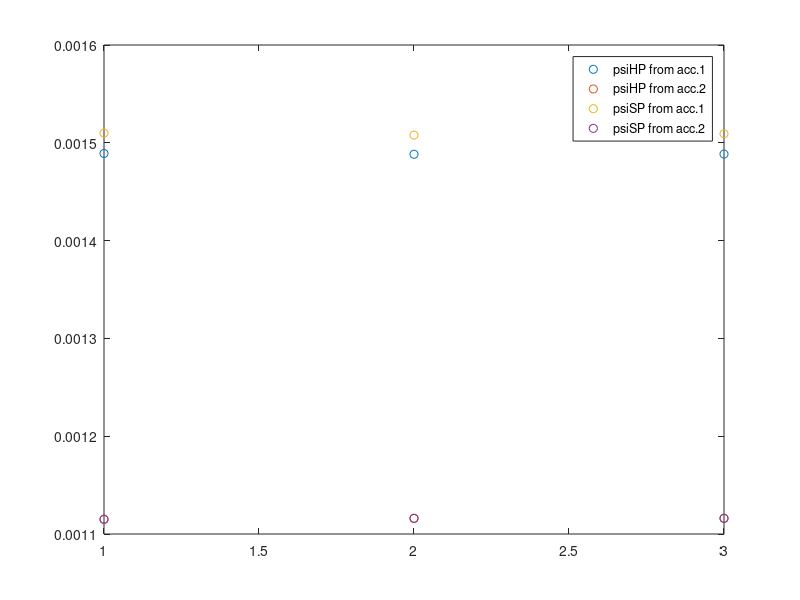
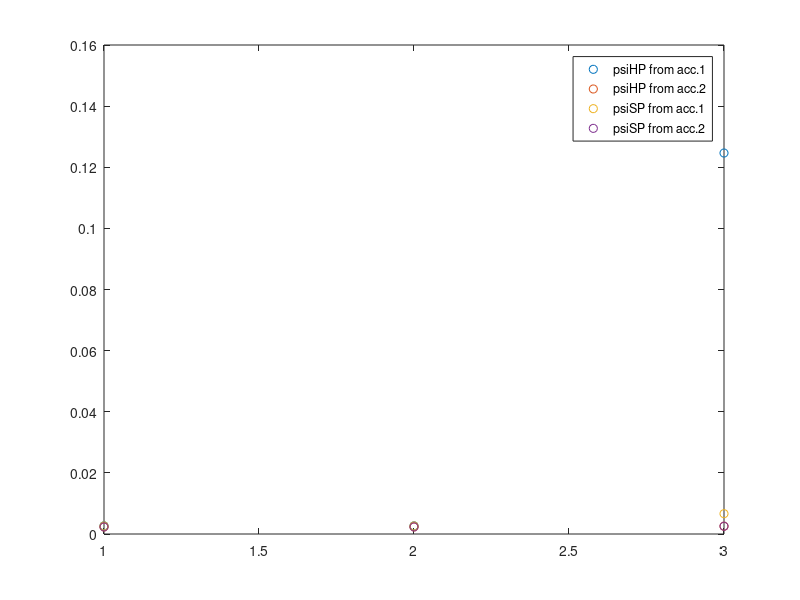
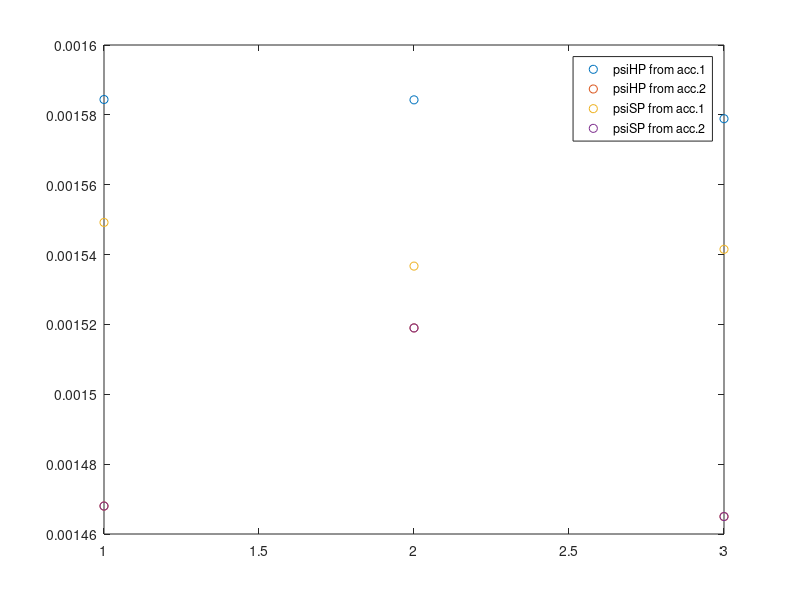
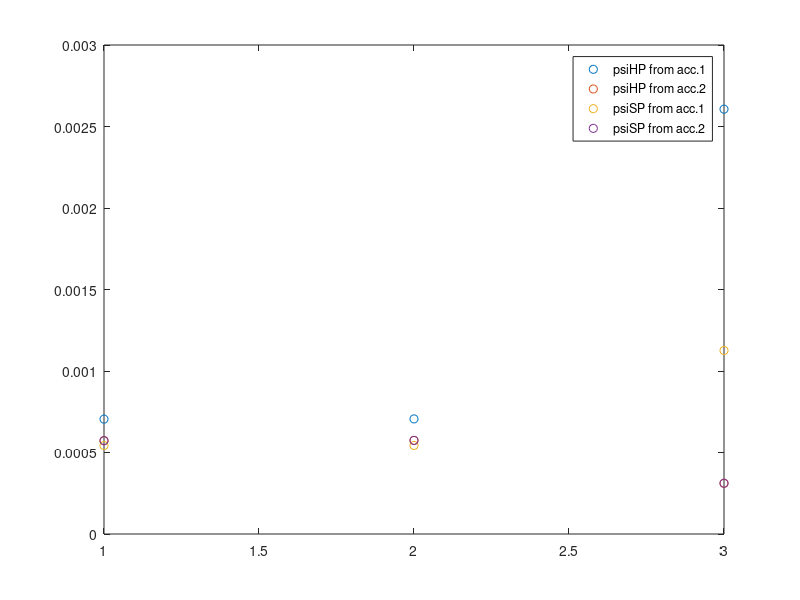

These figures' MATLAB source, in order:
psiHP1 = [1.4891e-003     	1.4883e-003     	1.4885e-003;
2.6762e-003     	2.6714e-003	124.6572e-003;
1.5844e-003     	1.5843e-003     	1.5789e-003;
7.0482e-004   	7.0615e-004    	2.6064e-003;
3.7940e-004  	3.7952e-004   	3.7947e-004];

psiHP2 =[0.001115	0.001116	0.001116;
0.002317	0.002314	0.002539;
0.001468	0.001519	0.001465;
5.728e-004	5.742e-004	3.112e-004;
5.601e-004	5.606e-004	5.605e-004];

psiSP1 = [1.5099e-003     1.5079e-003     1.5093e-003;
     2.6270e-003     2.6241e-003     6.6521e-003;
     1.5492e-003     1.5367e-003     1.5415e-003;
   542.6582e-006   543.3579e-006     1.1257e-003;
   336.6251e-006   337.3376e-006   337.3238e-006];

 
psiSP2 = [1.2028e-003	1.2055e-003	1.2037e-003;
    0 0 0;
1.5665e-003	1.5543e-003	1.5574e-003;
554.0632e-006	553.5367e-006	1.2103e-003;
452.5073e-006	450.6099e-006	450.5982e-006;
];

for gg=1:5
figure(gg+100)
plot(1:3,psiHP1(gg,:),'o')
hold on
plot(1:3,psiHP2(gg,:),'o') 
plot(1:3,psiSP1(gg,:),'o') 
plot(1:3,psiHP2(gg,:),'o')
legend('psiHP from acc.1','psiHP from acc.2','psiSP from acc.1','psiSP from acc.2')
end


